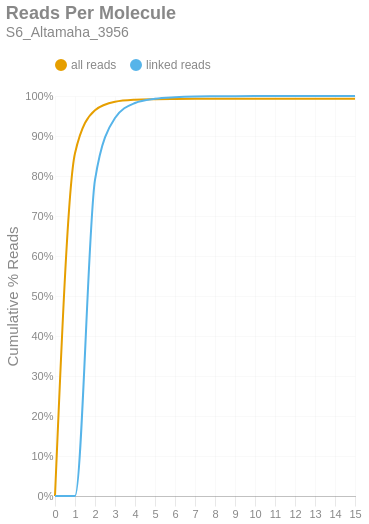

Notebook source saved alongside this figure:
### Markdown cell above
### Reads per Molecule
This chart shows the cumulative distribution of the number of reads per linked molecule. That is, how many alignments are associated with a unique molecule. This excludes the number of reads associated with invalid or absent linked-read barcodes. The `linked` histogram is the percentages recalculated when disregarding singletons.

### Code cell
if SKIPLR:
    print_html(f"Skipped")
else:
    counts = np.bincount(valids['reads'].cast(pl.Int64).to_numpy())
    weighted = counts * np.arange(len(counts))
    all_perc = weighted / n_reads
    linked_perc = weighted / n_linked_reads
    linked_perc[1] = 0
    binned_df = pl.DataFrame({
        'readsper': list(range(len(counts))),
        'all reads (cumsum)': np.cumsum(all_perc).tolist(),
        'linked reads (cumsum)': np.cumsum(linked_perc).tolist(),
    })

    with SafeRender(binned_df):
        (
            density_plot(binned_df, 'Reads Per Molecule', samplename, 'readspmol')
            .encode(
                x=alt.X('readsper:O', title=None).axis(labelAngle=0).scale(padding=0),
                y=alt.Y('value:Q', title='Cumulative % Reads').axis(format='%').stack(False),
                color=alt.Color("key:N").scale(domain=["all reads", "linked reads"]),
                tooltip=[
                    alt.Tooltip("key:N", title="Data Type"),
                    alt.Tooltip("readsper:O", title="Reads Per Molecule"),
                    alt.Tooltip("value:Q", format=".2%", title="% Reads (Cum.)")
                ]            
            )
        ).display()

### Figure 1 — Vega-Lite specification as saved in the notebook (floating-point values rounded to 4 significant figures)
{"width": "container", "height": 400, "config": {"title": {"anchor": "start", "dy": -15, "fontSize": 18, "color": "#888888", "subtitleColor": "#888888", "subtitleFontSize": 14}, "arc": {"fill": "#0072B2"}, "axis": {"domainColor": "#888888", "domainWidth": 0.5, "gridWidth": 0.2, "grid": false, "titleFontWeight": 400, "titleFontSize": 15, "labelFontSize": 11, "labelColor": "#888888", "tickColor": "#888888", "tickWidth": 0.2, "titleColor": "#888888"}, "axisBand": {"grid": false}, "axisX": {"grid": true, "tickSize": 10, "domainCap": "round"}, "axisY": {"domain": false, "grid": true, "tickSize": 0, "domainCap": "round"}, "background": "transparent", "header": {"labelFontSize": 15, "labelColor": "#888888", "titleFontSize": 15, "titleFontWeight": 600, "titleColor": "#888888"}, "legend": {"labelFont": "sans-serif", "labelFontSize": 12, "labelColor": "#888888", "symbolSize": 100, "symbolType": "circle", "titleFontSize": 12, "titlePadding": 10, "titleColor": "#888888", "title": null, "orient": "top"}, "range": {"category": ["#E69F00", "#56B4E9", "#009E73", "#F0E442", "#0072B2", "#D55E00", "#CC79A7", "#000000"], "diverging": ["#cfe8f3", "#a2d4ec", "#73bfe2", "#46abdb", "#1696d2", "#12719e"]}, "area": {"fill": "#0072B2", "fillOpacity": 0.7, "line": true, "strokeOpacity": 0.7}, "line": {"color": "#0072B2", "stroke": "#0072B2", "strokeWidth": 2}, "trail": {"color": "#0072B2", "stroke": "#0072B2", "strokeWidth": 0, "size": 1}, "point": {"filled": true, "fillOpacity": 1.0, "size": 95}, "text": {"color": "#888888", "fontSize": 11, "align": "right", "fontWeight": 400, "size": 11}, "bar": {"fill": "#0072B2", "stroke": null}, "view": {"stroke": null, "continuousWidth": 660, "continuousHeight": 400}}, "data": {"name": "data-6005c8924fa3a2cbb8c6cd7e33410760"}, "mark": {"type": "line", "interpolate": "monotone", "point": {"opacity": 0, "size": 275}}, "encoding": {"color": {"field": "key", "scale": {"domain": ["all reads", "linked reads"]}, "type": "nominal"}, "tooltip": [{"field": "key", "title": "Data Type", "type": "nominal"}, {"field": "readsper", "title": "Reads Per Molecule", "type": "ordinal"}, {"field": "value", "format": ".2%", "title": "% Reads (Cum.)", "type": "quantitative"}], "x": {"axis": {"labelAngle": 0}, "field": "readsper", "scale": {"padding": 0}, "title": null, "type": "ordinal"}, "y": {"axis": {"format": "%"}, "field": "value", "stack": false, "title": "Cumulative % Reads", "type": "quantitative"}}, "params": [{"name": "param_c36ac31b6afebe62", "select": {"type": "point", "fields": ["key"]}, "bind": "legend"}], "title": {"text": "Reads Per Molecule", "subtitle": "S6_Altamaha_3956"}, "transform": [{"fold": ["all reads (cumsum)", "linked reads (cumsum)"]}, {"calculate": "replace(datum.key, ' (cumsum)', '')", "as": "key"}, {"filter": {"param": "param_c36ac31b6afebe62"}}], "usermeta": {"embedOptions": {"downloadFileName": "S6_Altamaha_3956.readspmol"}}, "$schema": "https://vega.github.io/schema/vega-lite/v6.1.0.json", "datasets": {"data-6005c8924fa3a2cbb8c6cd7e33410760": [{"readsper": 0, "all reads (cumsum)": 0.0, "linked reads (cumsum)": 0.0}, {"readsper": 1, "all reads (cumsum)": 0.8569, "linked reads (cumsum)": 0.0}, {"readsper": 2, "all reads (cumsum)": 0.9645, "linked reads (cumsum)": 0.7903}, {"readsper": 3, "all reads (cumsum)": 0.9855, "linked reads (cumsum)": 0.9448}, {"readsper": 4, "all reads (cumsum)": 0.9907, "linked reads (cumsum)": 0.9826}, {"readsper": 5, "all reads (cumsum)": 0.9921, "linked reads (cumsum)": 0.9932}, {"readsper": 6, "all reads (cumsum)": 0.9926, "linked reads (cumsum)": 0.9969}, {"readsper": 7, "all reads (cumsum)": 0.9928, "linked reads (cumsum)": 0.9987}, {"readsper": 8, "all reads (cumsum)": 0.9929, "linked reads (cumsum)": 0.9992}, {"readsper": 9, "all reads (cumsum)": 0.993, "linked reads (cumsum)": 0.9995}, {"readsper": 10, "all reads (cumsum)": 0.993, "linked reads (cumsum)": 0.9997}, {"readsper": 11, "all reads (cumsum)": 0.993, "linked reads (cumsum)": 0.9998}, {"readsper": 12, "all reads (cumsum)": 0.993, "linked reads (cumsum)": 0.9998}, {"readsper": 13, "all reads (cumsum)": 0.993, "linked reads (cumsum)": 0.9999}, {"readsper": 14, "all reads (cumsum)": 0.993, "linked reads (cumsum)": 1.0}, {"readsper": 15, "all reads (cumsum)": 0.993, "linked reads (cumsum)": 1.0}]}}
